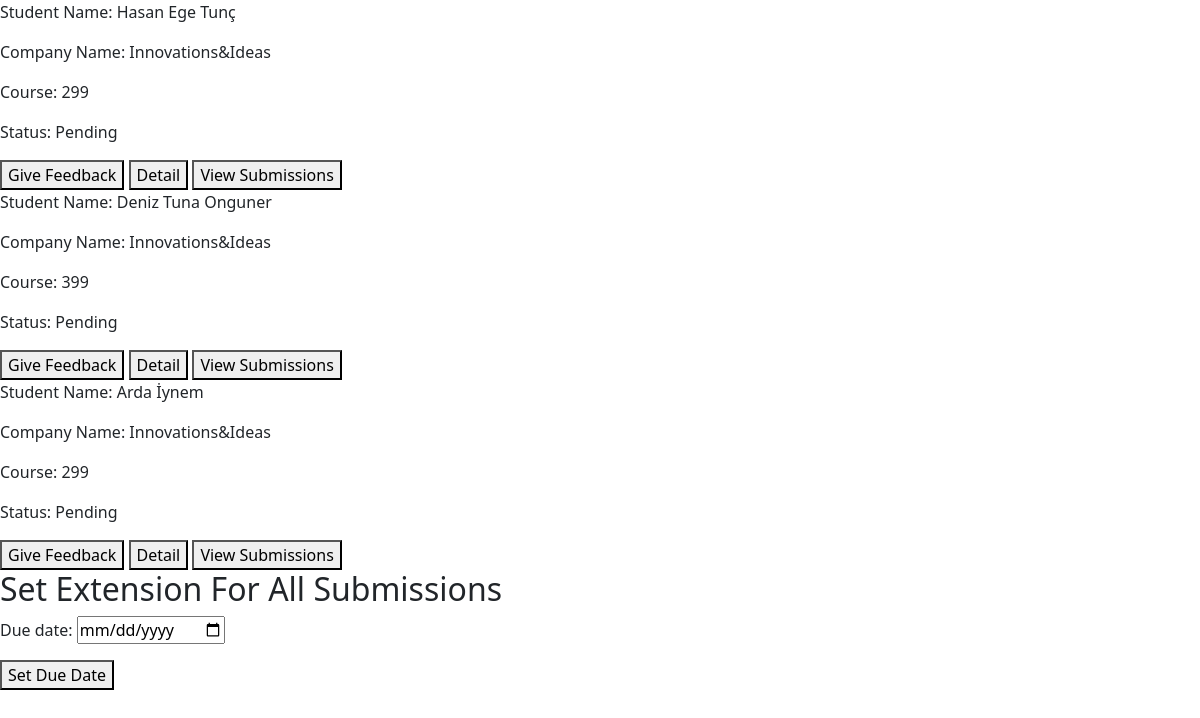
The app's page /reports/view-internships/ (signed in) with its own data.
### reports/models.py (models this page shows, shortened)
class Internship(models.Model):
    student = models.ForeignKey(
        Student, on_delete=models.CASCADE, null=True, related_name='internship')
    instructor = models.ForeignKey(
        Instructor, on_delete=models.SET_NULL, null=True, related_name='internship', default=None)
    course = models.ForeignKey(
        Course, on_delete=models.SET_NULL, null=True, related_name='internship')
    company = models.ForeignKey(
        Company, on_delete=models.SET_NULL, null=True, related_name='internship')
    work_and_report_evaluation_form = models.OneToOneField(WorkAndReportEvaluation, on_delete=models.SET_NULL,
                                                           null=True, related_name='internship', default=None)
    confidential_company_form = models.OneToOneField(
        ConfidentialCompany, on_delete=models.SET_NULL, null=True, related_name='internship', default=None)
    status = models.CharField(
        max_length=2,
        choices=Status.choices,
        default=Status.PENDING,
    )
    company_approval = models.OneToOneField(
        CompanyApprovalValidationApplication, on_delete=models.SET_NULL, null=True, related_name='internship')
    company_evaluation = models.OneToOneField(
        EvaluationByStudent, on_delete=models.SET_NULL, null=True, related_name='internship', default=None)
    student_report = models.OneToOneField(
        Submission, on_delete=models.SET_NULL, null=True, related_name='internship', default=None)

### users/models.py (models this page shows, shortened)
class RoleMixin(models.Model):
    class Role(models.TextChoices):
        SUPERUSER = 'SUPERUSER', 'Superuser'
        STUDENT = 'STUDENT', 'Student'
        DEAN = 'DEAN', 'Dean'
        CHAIR = 'CHAIR', 'Chair'
        INSTRUCTOR = 'INSTRUCTOR', 'Instructor'
        DEPARTMENTSECRETARY = 'DEPARTMENT_SECRETARY', 'Department Secretary'
    role = models.CharField(max_length=50, choices=Role.choices, blank=True)
    class Meta:
        abstract = True

class User(AbstractBaseUser, PermissionsMixin, RoleMixin):
    first_name = models.CharField(max_length=50, null=True)
    last_name = models.CharField(max_length=50, null=True)
    email = models.EmailField(max_length=50, unique=True, null=True)
    user_id = models.CharField(max_length=8, unique=True, null=False)
    department = models.ForeignKey(
        EngineeringDepartment, on_delete=models.SET_NULL, null=True)
    created_date = models.DateTimeField(auto_now_add=True)
    modified_date = models.DateTimeField(auto_now=True)
    is_admin = models.BooleanField(default=False)
    is_active = models.BooleanField(default=True)
    is_staff = models.BooleanField(default=False)
    is_superuser = models.BooleanField(default=False)
    USERNAME_FIELD = 'user_id'
    REQUIRED_FIELDS = []
    objects = UserManager()
    user_permissions = models.ManyToManyField(
        Permission, related_name='%(class)spermissions', blank=True)

class Course(models.Model):
    code = models.CharField(max_length=3, unique=True)
    name = models.CharField(max_length=50, blank=True)
    def __str__(self):
        return self.code

### company/models.py (models this page shows, shortened)
class Company(models.Model):
    name = models.CharField(max_length=100, null=True, unique=True)
    field = models.CharField(max_length=100, null=True)
    departments = models.ManyToManyField(EngineeringDepartment, blank=True)
    status = models.CharField(max_length=20, choices=STATUS_CHOICES, default='PENDING', null=True)

### reports/views.py (the view, shortened to what this page needs)
# urls.py: path('view-internships/', views.ListInternshipsView.as_view(), name='view_internships'),
class ListInternshipsView(LoginRequiredMixin, RoleRequiredMixin, ListView):
    template_name = 'reports/view_internships.html'
    model = Internship
    context_object_name = 'internships'
    ordering = 'id'
    allowed_roles = ['INSTRUCTOR', 'STUDENT', 'DEPARTMENT_SECRETARY']
    def get_queryset(self):
        if self.request.user.role == 'STUDENT':
            return Internship.objects.filter(student__user_id=self.request.user.user_id)
        elif self.request.user.role == 'INSTRUCTOR':
            return Internship.objects.filter(instructor__user_id=self.request.user.user_id)
        else:
            return Internship.objects.filter(student__department=self.request.user.department)
    def get_context_data(self):
        context = super().get_context_data()
        context['form'] = ExtensionForm()
        return context

### reports/forms.py
class ExtensionForm(forms.ModelForm):
    due_date = forms.DateTimeField(
        widget=forms.DateInput(
            attrs={'type': 'date'}
        )
    )
    class Meta:
        model = Submission
        fields = ['due_date']

### main/templatetags/permissions.py (called while the page is built)
@register.filter
def can_submit_feedback(user):
    return user.role in ["INSTRUCTOR"]

### users/views.py (called while the page is built)
    def test_func(self):
        return self.request.user.role in self.allowed_roles

### reports/templates/reports/view_internships.html (shortened to what this page needs)
{% extends 'base.html' %}
{% load static %}
{% load permissions %}
{% block styling %}
    <link rel="stylesheet" type="text/css" href="">
{% endblock %}
{% block body %}
    {% for internship in internships %}
    <div>
        {% if request.user.role != 'STUDENT' %}
            <p>Student Name: {{ internship.student.first_name }} {{ internship.student.last_name }}</p>
        {% endif %}
        <p>Company Name: {{ internship.company.name }}</p>
        <p>Course: {{ internship.course }}</p>
        <p>Status: {{ internship.get_status_display }}</p>
        {% if request.user|can_submit_feedback%}
            <a href="{% url 'reports:submit_feedback' internship.id%}"><button type="submit" name="action" value="feedback">Give Feedback</button></a>
            <a href="{% url 'reports:internship_detail' internship.id%}"><button type="submit" name="action" value="detail">Detail</button></a>
            <a href=""><button type="submit" name="action" value="submission">View Submissions</button></a>
        {% endif %}
    </div>
    {% endfor %}
    {% if request.user.role == 'INSTRUCTOR'%}
        <h2>Set Extension For All Submissions</h2>
        <form method="post">
            {{ form.as_p }}
            <button type="submit">Set Due Date</button>
        </form>
    {% endif %}
{% endblock %}

### records on screen
Internship: student.first_name "Hasan Ege", student.last_name "Tunç", company.name "Innovations&Ideas", course "299", status "Pending"
Internship: student.first_name "Deniz Tuna", student.last_name "Onguner", company.name "Innovations&Ideas", course "399", status "Pending"
Internship: student.first_name "Arda", student.last_name "İynem", company.name "Innovations&Ideas", course "299", status "Pending"
